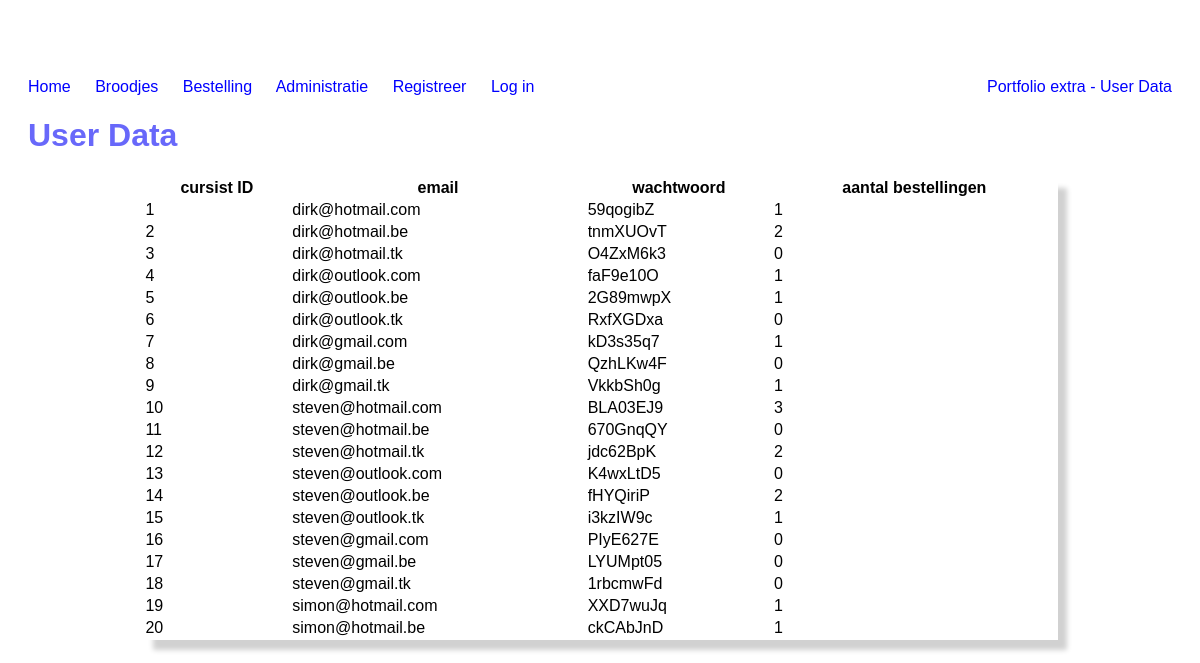
The page /users.php on the database its author committed.
### tables this page shows
CREATE TABLE IF NOT EXISTS
cursist(
    cursistId int NOT NULL AUTO_INCREMENT PRIMARY KEY,
    email varchar(50),
    wachtwoord varchar(50)
);

### users.php (called while the page is built, shortened)
<?php
require_once("Business/CursistBeheer.php");
$cursistBeheer = new CursistBeheer();
$users = $cursistBeheer->cursistOverzichtUserDetails();
include "presentation/users.php";

### Data/CursistDAO.php (called while the page is built, shortened)
<?php
class CursistDAO
{
    public function getVolledigOverzicht()
    {
        $overzicht = array();
        $dbh = new PDO(DBConfig::$DB_CONNECTION, DBConfig::$DB_USERNAME, DBConfig::$DB_PASSWORD);
        $sql = "SELECT cursist.cursistId, email, wachtwoord, count(bestellingId) FROM cursist LEFT JOIN bestelling ON (cursist.cursistId = bestelling.cursistId) GROUP BY cursist.cursistId;";
        $resultaatSet = $dbh->query($sql);
        foreach ($resultaatSet as $resultaat) {
            $cursist = array($resultaat["cursistId"], $resultaat["email"], $resultaat["wachtwoord"], $resultaat["count(bestellingId)"],);
            array_push($overzicht, $cursist);
        }
        return $overzicht;
    }
}

### Business/CursistBeheer.php (called while the page is built, shortened)
<?php
class CursistBeheer
{
    public function cursistOverzichtUserDetails()
    {
        $cursistDAO = new CursistDAO();
        $overzicht = $cursistDAO->getVolledigOverzicht();
        return $overzicht;
    }
}

### presentation/users.php (the view, shortened to what this page needs)
<!DOCTYPE html>
<html lang="en">
<head>
    <link rel="stylesheet" href="presentation/css/styles.css">
    <link rel="stylesheet" href="presentation/css/users.css">
</head>
<body>
    <?php include "partials.php"; ?>
    <h1>User Data</h1>
    <table>
        <thead>
            <tr>
                <th>cursist ID</th>
                <th>email</th>
                <th>wachtwoord</th>
                <th>aantal bestellingen</th>
            </tr>
        </thead>
        <tbody>
            <?php foreach ($users as $user) { ?>
                <tr>
                    <td><?= $user[0]; ?></td>
                    <td><?= $user[1]; ?></td>
                    <td><?= $user[2]; ?></td>
                    <td><?= $user[3]; ?></td>
                </tr>
            <?php } ?>
        </tbody>
    </table>
</body>
</html>

### presentation/partials.php (shortened to what this page needs)
<div class="header nav">
    <div class="links">
        <a href="/">Home</a>
        <a href="broodje.php">Broodjes</a>
        <a href="bestelling.php">Bestelling</a>
        <a href="cursist.php">Administratie</a>
        <a href="registratie.php">Registreer</a>
        <?=
        isset($_SESSION["cursistId"]) ?
            '<a href="loguit.php">Log uit</a>' :
            '<a href="index.php">Log in</a>';
        ?>
    </div>
    <div class="rechts">
        <a href="users.php">Portfolio extra - User Data</a>
    </div>
</div>

### presentation/css/styles.css (style rules this page uses)
html { margin: 0; margin-top: 50px; padding: 20px; font-family: sans-serif; }
html .header { display: flex; width: 100%; justify-content: space-between; margin-bottom: 20px; }
html .header a { margin-right: 20px; color: #00f; text-decoration: none; }
html .header .rechts a { margin: 0px; }
html h1 { color: #6868fa; }
html table { box-shadow: 10px 11px 5px -1px rgb(209, 209, 209); }

### presentation/css/users.css (style rules this page uses)
table { width: 80%; margin: 0 auto; }

### rows shown on the page
cursist: cursistId "1", email "dirk@hotmail.com", wachtwoord "59qogibZ", user "1"
cursist: cursistId "2", email "dirk@hotmail.be", wachtwoord "tnmXUOvT", user "2"
cursist: cursistId "3", email "dirk@hotmail.tk", wachtwoord "O4ZxM6k3", user "0"
cursist: cursistId "4", email "dirk@outlook.com", wachtwoord "faF9e10O", user "1"
cursist: cursistId "5", email "dirk@outlook.be", wachtwoord "2G89mwpX", user "1"
cursist: cursistId "6", email "dirk@outlook.tk", wachtwoord "RxfXGDxa", user "0"
cursist: cursistId "7", email "dirk@gmail.com", wachtwoord "kD3s35q7", user "1"
cursist: cursistId "8", email "dirk@gmail.be", wachtwoord "QzhLKw4F", user "0"
cursist: cursistId "9", email "dirk@gmail.tk", wachtwoord "VkkbSh0g", user "1"
cursist: cursistId "10", email "steven@hotmail.com", wachtwoord "BLA03EJ9", user "3"
cursist: cursistId "11", email "steven@hotmail.be", wachtwoord "670GnqQY", user "0"
cursist: cursistId "12", email "steven@hotmail.tk", wachtwoord "jdc62BpK", user "2"
cursist: cursistId "13", email "steven@outlook.com", wachtwoord "K4wxLtD5", user "0"
cursist: cursistId "14", email "steven@outlook.be", wachtwoord "fHYQiriP", user "2"
cursist: cursistId "15", email "steven@outlook.tk", wachtwoord "i3kzIW9c", user "1"
cursist: cursistId "16", email "steven@gmail.com", wachtwoord "PIyE627E", user "0"
cursist: cursistId "17", email "steven@gmail.be", wachtwoord "LYUMpt05", user "0"
cursist: cursistId "18", email "steven@gmail.tk", wachtwoord "1rbcmwFd", user "0"
cursist: cursistId "19", email "simon@hotmail.com", wachtwoord "XXD7wuJq", user "1"
cursist: cursistId "20", email "simon@hotmail.be", wachtwoord "ckCAbJnD", user "1"
